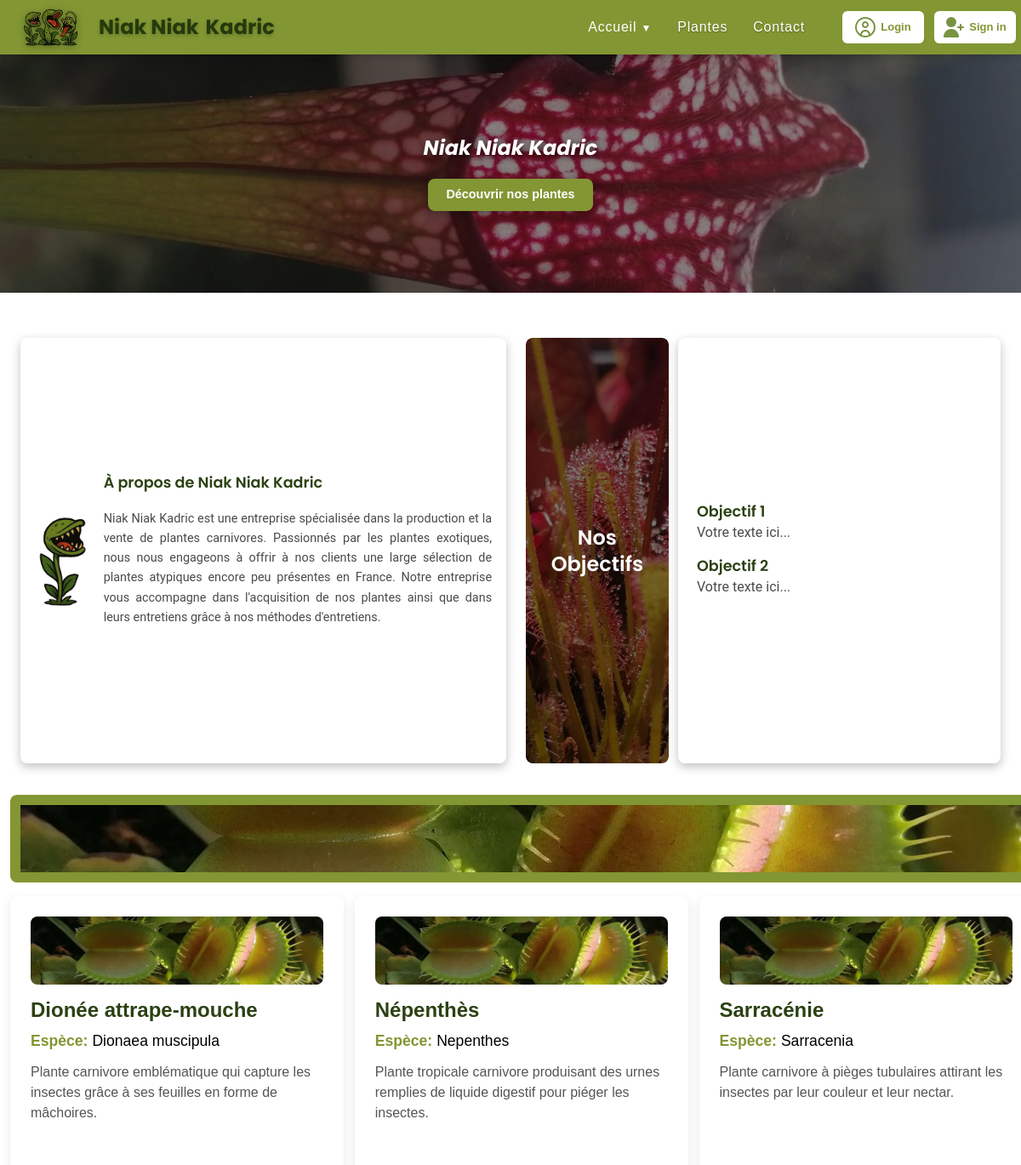
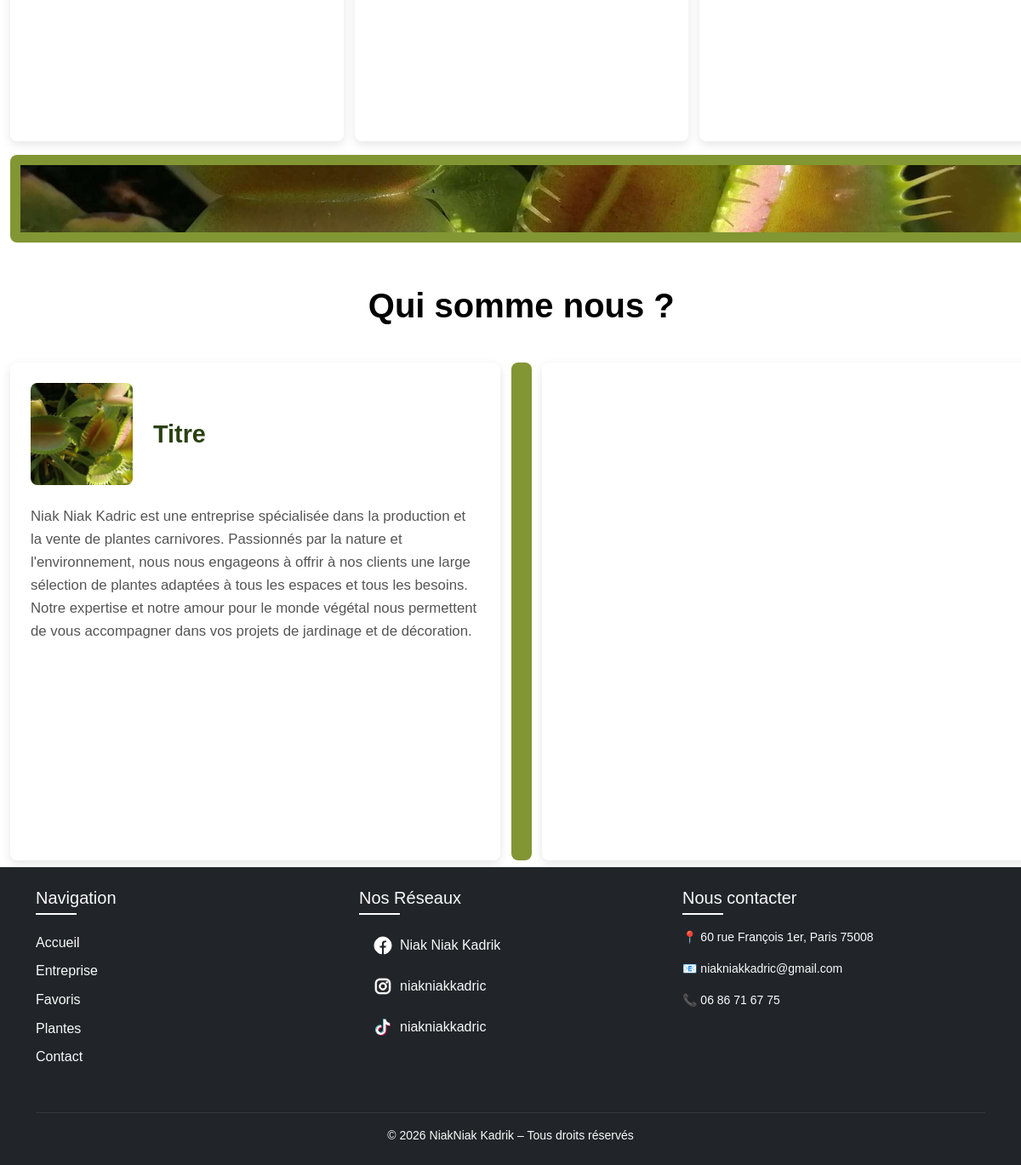
The page / on the database its author committed (2 pictures, top to bottom).
### tables this page shows
CREATE TABLE `plante` (
  `id` int(11) NOT NULL,
  `nom` varchar(150) NOT NULL,
  `espece` varchar(150) NOT NULL,
  `description` text,
  `methode` text,
  `image` varchar(255) DEFAULT NULL
);

CREATE TABLE `reseaux` (
  `id` int(50) NOT NULL,
  `nom` varchar(50) NOT NULL,
  `url` varchar(50) NOT NULL
);

CREATE TABLE `entreprise` (
  `id` int(11) NOT NULL,
  `tel` varchar(20) DEFAULT NULL,
  `email` varchar(150) DEFAULT NULL,
  `logo` varchar(255) DEFAULT NULL,
  `adresse` varchar(50) NOT NULL,
  `ville` varchar(50) NOT NULL,
  `postal` int(50) NOT NULL
);

### views/presentation/favoris.php (the view, shortened to what this page needs)
<?php
$db = Database::getInstance();
$pdo = $db->getConnection();
$stmt = $pdo->query("SELECT * FROM plante LIMIT 3");
$plantes = $stmt->fetchAll();
?>
<section class="grid2">
    <div class="block" id="banniere1">
        <img src="./public/image/carousel1/photo3.jpg" alt="Bannière" style="width: 100%; height: 100%; object-fit: cover;">
    </div>
    <?php if (isset($plantes[0])): ?>
    <div class="block" id="favoris1" style="padding: 1.5rem; background: white !important; color: black !important;">
        <img src="./public/image/carousel1/photo3.jpg" alt="<?= htmlspecialchars($plantes[0]['nom']) ?>" style="width: 100%; height: 80px; object-fit: cover; border-radius: 8px; margin-bottom: 1rem;">
        <h3 style="margin: 0 0 0.5rem 0; font-size: 1.5rem; color: #2b4113; font-weight: bold;"><?= htmlspecialchars($plantes[0]['nom']) ?></h3>
        <p style="margin: 0 0 0.75rem 0; font-size: 1.1rem;"><strong style="color: #829633;">Espèce:</strong> <?= htmlspecialchars($plantes[0]['espece']) ?></p>
        <p style="margin: 0; font-size: 1rem; color: #555; line-height: 1.5;"><?= htmlspecialchars(substr($plantes[0]['description'], 0, 150)) ?><?= strlen($plantes[0]['description']) > 150 ? '...' : '' ?></p>
    </div>
    <?php endif; ?>
    <?php if (isset($plantes[1])): ?>
    <div class="block" id="favoris2" style="padding: 1.5rem; background: white !important; color: black !important;">
        <img src="./public/image/carousel1/photo3.jpg" alt="<?= htmlspecialchars($plantes[1]['nom']) ?>" style="width: 100%; height: 80px; object-fit: cover; border-radius: 8px; margin-bottom: 1rem;">
        <h3 style="margin: 0 0 0.5rem 0; font-size: 1.5rem; color: #2b4113; font-weight: bold;"><?= htmlspecialchars($plantes[1]['nom']) ?></h3>
        <p style="margin: 0 0 0.75rem 0; font-size: 1.1rem;"><strong style="color: #829633;">Espèce:</strong> <?= htmlspecialchars($plantes[1]['espece']) ?></p>
        <p style="margin: 0; font-size: 1rem; color: #555; line-height: 1.5;"><?= htmlspecialchars(substr($plantes[1]['description'], 0, 150)) ?><?= strlen($plantes[1]['description']) > 150 ? '...' : '' ?></p>
    </div>
    <?php endif; ?>
    <?php if (isset($plantes[2])): ?>
    <div class="block" id="favoris3" style="padding: 1.5rem; background: white !important; color: black !important;">
        <img src="./public/image/carousel1/photo3.jpg" alt="<?= htmlspecialchars($plantes[2]['nom']) ?>" style="width: 100%; height: 80px; object-fit: cover; border-radius: 8px; margin-bottom: 1rem;">
        <h3 style="margin: 0 0 0.5rem 0; font-size: 1.5rem; color: #2b4113; font-weight: bold;"><?= htmlspecialchars($plantes[2]['nom']) ?></h3>
        <p style="margin: 0 0 0.75rem 0; font-size: 1.1rem;"><strong style="color: #829633;">Espèce:</strong> <?= htmlspecialchars($plantes[2]['espece']) ?></p>
        <p style="margin: 0; font-size: 1rem; color: #555; line-height: 1.5;"><?= htmlspecialchars(substr($plantes[2]['description'], 0, 150)) ?><?= strlen($plantes[2]['description']) > 150 ? '...' : '' ?></p>
    </div>
    <?php endif; ?>
    <div class="block" id="banniere2">
        <img src="./public/image/carousel1/photo3.jpg" alt="Bannière" style="width: 100%; height: 100%; object-fit: cover;">
    </div>
</section>

### views/layout/footer.php (shortened to what this page needs)
<!DOCTYPE html>
<html lang="en">
<head>
 <link href="https://cdn.jsdelivr.net/npm/bootstrap@5.3.2/dist/css/bootstrap.min.css" rel="stylesheet">
  <link rel="stylesheet" href="public/css/style.css">
</head>
<body>
<?php
$db = Database::getInstance();
$pdo = $db->getConnection();
$stmt = $pdo->query("SELECT * FROM entreprise WHERE id = 1");
$entreprise = $stmt->fetch();
$stmtReseaux = $pdo->query("SELECT * FROM reseaux ORDER BY id");
$reseaux = $stmtReseaux->fetchAll();
?>
<footer class="bg-dark text-light mt-0">
  <div class="container py-4">
    <div class="row">
      <div class="col-md-4 mb-3">
        <h5>Navigation</h5>
        <ul class="list-unstyled">
          <li><a href="index.php" class="text-light text-decoration-none nav-footer-link">Accueil</a></li>
          <li><a href="./views/presentation/entreprise.php" class="text-light text-decoration-none nav-footer-link">Entreprise</a></li>
          <li><a href="./views/presentation/favoris.php" class="text-light text-decoration-none nav-footer-link">Favoris</a></li>
          <li><a href="index.php?controleur=plante&action=plantes" class="text-light text-decoration-none nav-footer-link">Plantes</a></li>
          <li><a href="#" class="text-light text-decoration-none nav-footer-link">Contact</a></li>
        </ul>
      </div>
      <div class="col-md-4 mb-3">
        <h5 class="mb-3">Nos Réseaux</h5>
        <div class="d-flex flex-column gap-2">
          <?php
          $icones = [
            'icons8-facebook.svg',
            'icons8-instagram.svg',
            'icons8-tiktok.svg'
          ];
          foreach ($reseaux as $index => $reseau):
          ?>
            <a href="<?php echo htmlspecialchars($reseau['url']); ?>" target="_blank" class="text-light text-decoration-none d-flex align-items-center gap-2 py-2 px-3 rounded hover-social" style="transition: all 0.3s ease;">
              <img style="width: 1.5rem; height: 1.5rem;" src="public/image/reseaux/<?php echo $icones[$index]; ?>" alt="<?php echo htmlspecialchars($reseau['nom']); ?>">
              <span><?php echo htmlspecialchars($reseau['nom']); ?></span>
            </a>
          <?php endforeach; ?>
        </div>
      </div>
      <div class="col-md-4 mb-3">
        <h5>Nous contacter</h5>
        <?php if ($entreprise): ?>
          <p class="small mb-3">📍 <?php echo trim(htmlspecialchars($entreprise['adresse'])) . ', ' . htmlspecialchars($entreprise['ville']) . ' ' . htmlspecialchars($entreprise['postal']); ?></p>
          <p class="small mb-3">📧 <?php echo htmlspecialchars($entreprise['email']); ?></p>
          <p class="small">📞 <?php echo htmlspecialchars($entreprise['tel']); ?></p>
        <?php else: ?>
          <p class="small mb-3">📍 Informations non disponibles</p>
          <p class="small mb-3">📧 Informations non disponibles</p>
          <p class="small">📞 Informations non disponibles</p>
        <?php endif; ?>
      </div>
    </div>
    <hr class="border-secondary">
    <div class="text-center small">
      © 2026 NiakNiak Kadrik – Tous droits réservés
    </div>
  </div>
</footer>
</body>
</html>

### rows shown on the page
plante: nom "Dionée attrape-mouche", espece "Dionaea muscipula", description "Plante carnivore emblématique qui capture les insectes grâce à ses feuilles en forme de mâchoires."
plante: nom "Népenthès", espece "Nepenthes", description "Plante tropicale carnivore produisant des urnes remplies de liquide digestif pour piéger les insectes."
plante: nom "Sarracénie", espece "Sarracenia", description "Plante carnivore à pièges tubulaires attirant les insectes par leur couleur et leur nectar."
reseaux: shows a picture, nom "Niak Niak Kadrik"
reseaux: shows a picture, nom "niakniakkadric"
reseaux: shows a picture, nom "niakniakkadric"
entreprise: adresse "60 rue François 1er", ville "Paris", postal "75008", email "niakniakkadric@gmail.com", tel "06 86 71 67 75"
